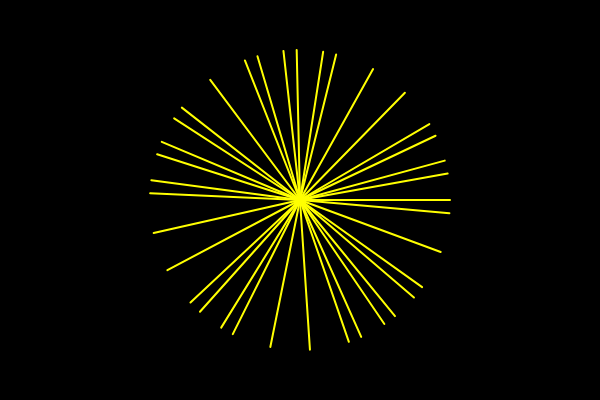
Frame 1 (no input)
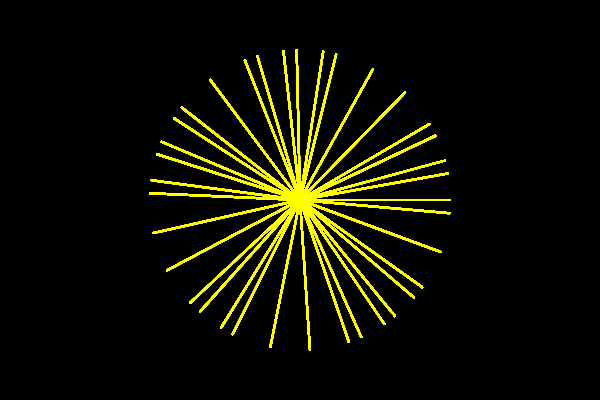
Frame 60 (no input)
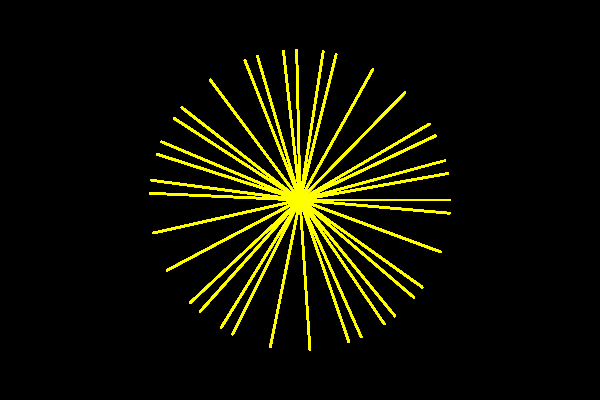
Frame 120 (the mouse pressed at the canvas centre since frame 60)

The p5.js sketch that drew these frames (run headless with seeded random() and noise() and a simulated clock; from frame 60 on, the mouse is pressed at the canvas centre):

// p5.js sketch
// ── sketch.js
var x, y, radius, h, k;


function setup() {
  createCanvas(600, 400);
  background(0);
}

function draw() {

  radius = width/4;

  for (i = 0; i < 360; i+=10) {
    fill(200,20,30);
    x = radius * cos(i);
    y = radius * sin(i);
    
    stroke(255,255,0);
    strokeWeight(2);
    line(width/2,height/2,width/2+x,height/2+y);
  }
}
